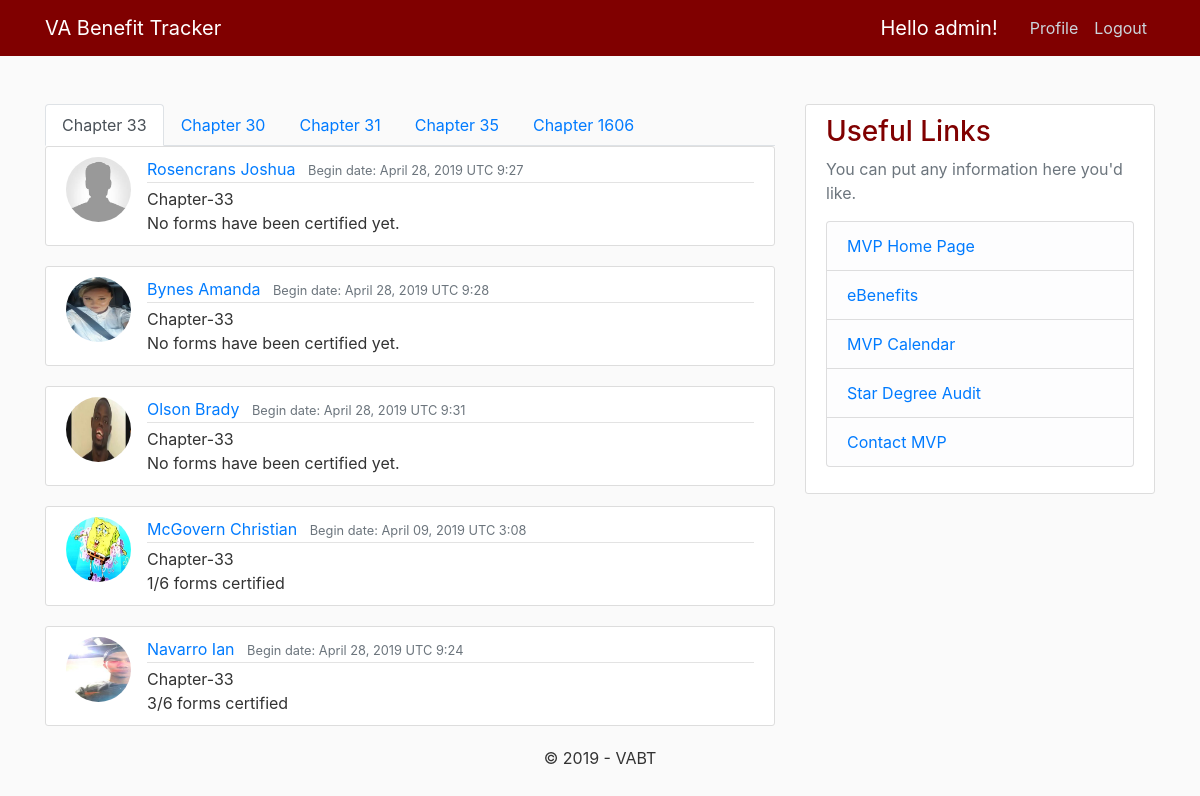
Page /certifier_home (signed in) on the committed database.
### dashboard/models.py (models this page shows, shortened)
class Post(models.Model):
    title = models.CharField(max_length=100, blank=True)
    comment = models.TextField(blank=True)
    date_began = models.DateTimeField(default=timezone.now)
    last_certifier = models.CharField(max_length=80,default='None')
    student = models.ForeignKey(User, related_name='certs', on_delete=models.CASCADE)
    progress = models.IntegerField(default=0)
    date_cert = models.DateTimeField(default=timezone.now)
    Certificate_of_eligibility = models.BooleanField(default=False)
    CertifiedBy = models.CharField(max_length=30,default='None(COE)')
    date_info = models.DateTimeField(default=timezone.now)
    MVP_information_sheet = models.BooleanField(default=False)
    CertifiedBy2 = models.CharField(max_length=30,default='None(Info Sheet)')
    date_respo = models.DateTimeField(default=timezone.now)
    Student_responsibility = models.BooleanField(default=False)
    CertifiedBy3 = models.CharField(max_length=30,default='None(Student Responsibility)')
    date_tuition = models.DateTimeField(default=timezone.now)
    Resident_tuition_app = models.BooleanField(default=False)
    CertifiedBy4 = models.CharField(max_length=30,default='None(Date Tuition)')
    date_concise = models.DateTimeField(default=timezone.now)
    Concise_student_schedule = models.BooleanField(default=False)
    CertifiedBy5 = models.CharField(max_length=30,default='None(Concise Student Schedule)')
    date_audit = models.DateTimeField(default=timezone.now)
    Star_degree_audit = models.BooleanField(default=False)
    CertifiedBy6 = models.CharField(max_length=30,default='None(Degree Audit)')

### users/models.py (models this page shows, shortened)
class Profile(models.Model):
    user = models.OneToOneField(User, on_delete=models.CASCADE)
    image = models.ImageField(default='default.jpg', upload_to='profile_pics')

class UserExtended(models.Model):
    user = models.OneToOneField(User, on_delete=models.CASCADE)
    chapter = models.CharField(max_length=4,choices=[('33','33'), ('30','30'), ('31','31'),('35','35'),('1606','1606')],blank=True, null=True)
    is_firsttime = models.BooleanField(null=True)
    is_student = models.BooleanField()
    phone_regex = RegexValidator(regex=r'^\+?1?\d{9,15}$', message="Phone number must be entered in the format: '+999999999'. Up to 15 digits allowed.")
    phone_notifications = models.BooleanField(default=False)
    phone_number = models.CharField(validators=[phone_regex], max_length=17, blank=True) # validators should be a list
    carrier = models.CharField(max_length=15,choices=[('AT&T','AT&T'),('Verizon','Verizon'),('Sprint','Sprint'),('T-Mobile','T-Mobile'),('Virgin', 'Virgin')], blank=True)
    progress_student = models.IntegerField(default=0)
    def user_directory_path(instance, filename):
        """
        saves the user files in a directory named after their last and first name

        """
        return 'students/{0}_{1}/{2}'.format(instance.user.last_name,instance.user.first_name,filename)
    cert_of_elig = models.FileField(upload_to=user_directory_path,validators=[FileExtensionValidator(allowed_extensions=["pdf"])],blank=True,null=True)
    MVP_info_sheet = models.FileField(upload_to=user_directory_path,validators=[FileExtensionValidator(allowed_extensions=['pdf'])],blank=True,null = True)
    stud_respon = models.FileField(upload_to=user_directory_path,validators=[FileExtensionValidator(allowed_extensions=['pdf'])],blank=True,null = True)
    resid_tuit_app = models.FileField(upload_to=user_directory_path,validators=[FileExtensionValidator(allowed_extensions=['pdf'])],blank=True,null = True)
    conc_stud_sched = models.FileField(upload_to=user_directory_path,validators=[FileExtensionValidator(allowed_extensions=['pdf'])],blank=True,null = True)
    star_deg_audit = models.FileField(upload_to=user_directory_path,validators=[FileExtensionValidator(allowed_extensions=['pdf'])],blank=True,null = True)

### dashboard/views.py (the view)
# urls.py: path('certifier_home', PostListView.as_view(), name='certifier-home'),
class PostListView(ListView):
    model = Post
    template_name = 'dashboard/certifier_home.html'
    context_object_name = 'posts'
    ordering  = ['progress']

### dashboard/templates/dashboard/certifier_home.html (shortened to what this page needs)
﻿{%extends "dashboard/base.html" %}
{% block content %}
<div>
    <ul class="nav nav-tabs">
      <li class="nav-item">
        <a class="nav-link active" href="#chapter33" role="tab" data-toggle="tab">Chapter 33</a>
      </li>
     <li class="nav-item">
        <a class="nav-link" href="#chapter30" role="tab" data-toggle="tab">Chapter 30</a>
      </li> <li class="nav-item">
        <a class="nav-link" href="#chapter31" role="tab" data-toggle="tab">Chapter 31</a>
      </li> <li class="nav-item">
        <a class="nav-link" href="#chapter35" role="tab" data-toggle="tab">Chapter 35</a>
      </li>
     <li class="nav-item">
        <a class="nav-link" href="#chapter16" role="tab" data-toggle="tab">Chapter 1606</a>
      </li>
    </ul>
    <div class="tab-content">
        <div role"tabpanel" class="tab-pane active" id="chapter33">
            {% for post in posts %}
                {% if post.student.userextended.chapter == '33' %}
                    <article class="media content-section">
                        <img class="rounded-circle article-img" src="{{ post.student.profile.image.url }}" />
                        <div class="media-body">
                            <div class="article-metadata">
                                <a class="mr-2" href="{% url 'user-posts' post.student.username %}">{{ post.student.last_name }} {{ post.student.first_name }}</a>
                                <small class="text-muted ml-10">Begin date: {{ post.date_began|date:"F d, Y T g:i" }}</small>
                            </div>
                                <a class="mr-2">Chapter-{{ post.student.userextended.chapter }}</a>
                        <div>
                        {% if post.progress == 0 %}
                          <a>No forms have been certified yet.</a>
                        {% endif %}
                        {% if post.progress == 1 %}
                             <a>1/6 forms certified</a>
                        {% endif %}
                        {% if post.progress == 3 %}
                             <a>3/6 forms certified</a>
                        {% endif %}
                             </div>
                        </div>
                    </article>
                {% endif %}
            {% endfor %}
        </div>
    </div>
</div>
{% endblock content %}

### dashboard/templates/dashboard/base.html (shortened to what this page needs)
﻿{% load static %}
<html xmlns="http://www.w3.org/1999/xhtml">
<head>
    <link rel="stylesheet" href="https://maxcdn.bootstrapcdn.com/bootstrap/4.0.0/css/bootstrap.min.css">
    <link href="{% static 'dashboard/main.css' %}" rel="stylesheet" type="text/css"/>
</head>
<body>
    <header class="site-header">
        <nav class="navbar navbar-expand-md navbar-dark bg-steel fixed-top">
            <div class="container">
                    <a class="navbar-brand mr-4" href="{%url 'dashboard-home'%}">VA Benefit Tracker</a>
                <div class="collapse navbar-collapse" id="navbarToggle">
                    <div class="navbar-nav">
                        {% if user.is_authenticated %}
                        <a class="navbar-brand mr-4"><font color="white"> Hello {{user.get_username}}!</font></a>
                        <a class="nav-item nav-link" href="{% url 'profile' %}">Profile</a>
                        <a class="nav-item nav-link" href="{% url 'logout' %}">Logout</a>
                        {% else %}
                        <a class="nav-item nav-link" href="{% url 'login' %}">Login</a>
                        <a class="nav-item nav-link" href="{% url 'registers' %}">Register</a>
                        {% endif %}
                    </div>
                </div>
            </div>
        </nav>
    </header>
    <main role="main" class="container">
        <div class="row">
            <div class="col-md-8">
                {% block content %}{% endblock %}
            </div>
            <div class="col-md-4">
                <div class="content-section">
                    <h3>Useful Links</h3>
                    <p class='text-muted'>
                        You can put any information here you'd like.
                        <ul class="list-group">
                            <li class="list-group-item list-group-item-light"><a href="https://mvp.nmsu.edu/">MVP Home Page</a></li>
                            <li class="list-group-item list-group-item-light"><a href="https://www.ebenefits.va.gov/ebenefits/homepage">eBenefits</a></</li>
                            <li class="list-group-item list-group-item-light"><a href="https://mvp.nmsu.edu/calendar/">MVP Calendar</a></</li>
                            <li class="list-group-item list-group-item-light"><a href="https://degreeaudit.nmsu.edu/">Star Degree Audit</a></</li>
                            <li class="list-group-item list-group-item-light"><a href="https://mvp.nmsu.edu/nmsu-military-and-veterans-programs/contact-us/">Contact MVP</a></</li>
                        </ul>
                    </p>
                </div>
            </div>
        </div>
    </main>
        <footer>
        <center>
            <p>&copy; {{ 2019 }} - VABT</p>
        </center>
        </footer>
</body>
</html>

### dashboard/static/dashboard/main.css (style rules this page uses)
body { background: #fafafa; color: #333333; margin-top: 5rem; }
h1, h2, h3, h4, h5, h6 { color: #800000; }
ul { margin: 0; }
.bg-steel { background-color: #800000; }
.site-header .navbar-nav .nav-link { color: #cbd5db; }
.content-section { background: #ffffff; padding: 10px 20px; border: 1px solid #dddddd; border-radius: 3px; margin-bottom: 20px; }
.article-img { height: 65px; width: 65px; margin-right: 16px; }
.article-metadata { padding-bottom: 1px; margin-bottom: 4px; border-bottom: 1px solid #e3e3e3 }

### rows in the picture
Post: student.profile.image (placeholder picture), student.last_name "Rosencrans", student.first_name "Joshua", date_began "April 28, 2019 UTC 9:27", student.userextended.chapter "33", progress "No forms have been certified yet."
Post: student.profile.image (picture), student.last_name "Bynes", student.first_name "Amanda", date_began "April 28, 2019 UTC 9:28", student.userextended.chapter "33", progress "No forms have been certified yet."
Post: student.profile.image (placeholder picture), student.last_name "Olson", student.first_name "Brady", date_began "April 28, 2019 UTC 9:31", student.userextended.chapter "33", progress "No forms have been certified yet."
Post: student.profile.image (picture), student.last_name "McGovern", student.first_name "Christian", date_began "April 09, 2019 UTC 3:08", student.userextended.chapter "33", progress "1/6 forms certified"
Post: student.profile.image (picture), student.last_name "Navarro", student.first_name "Ian", date_began "April 28, 2019 UTC 9:24", student.userextended.chapter "33", progress "3/6 forms certified"

### other values in the picture
{{ user.get_username }} "admin"
{{ 2019 }} "2019"
